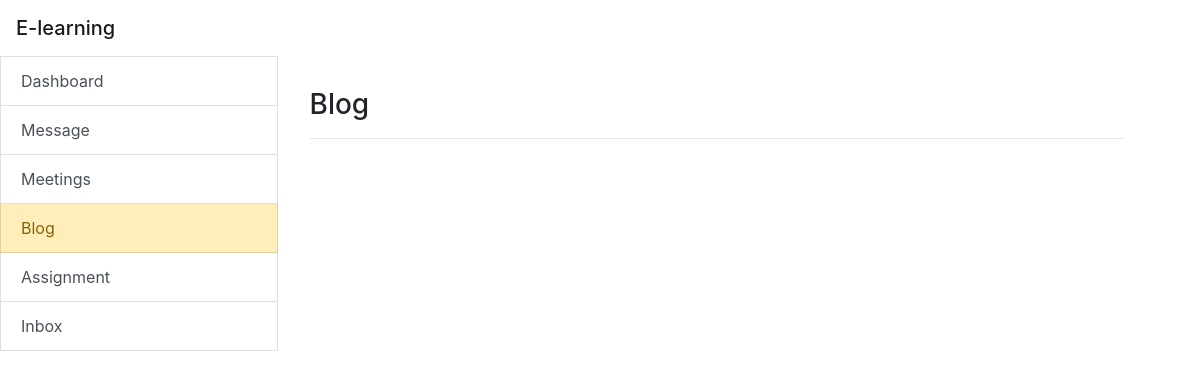
/lecture_blog.php, run on an earlier commit of the app's database.
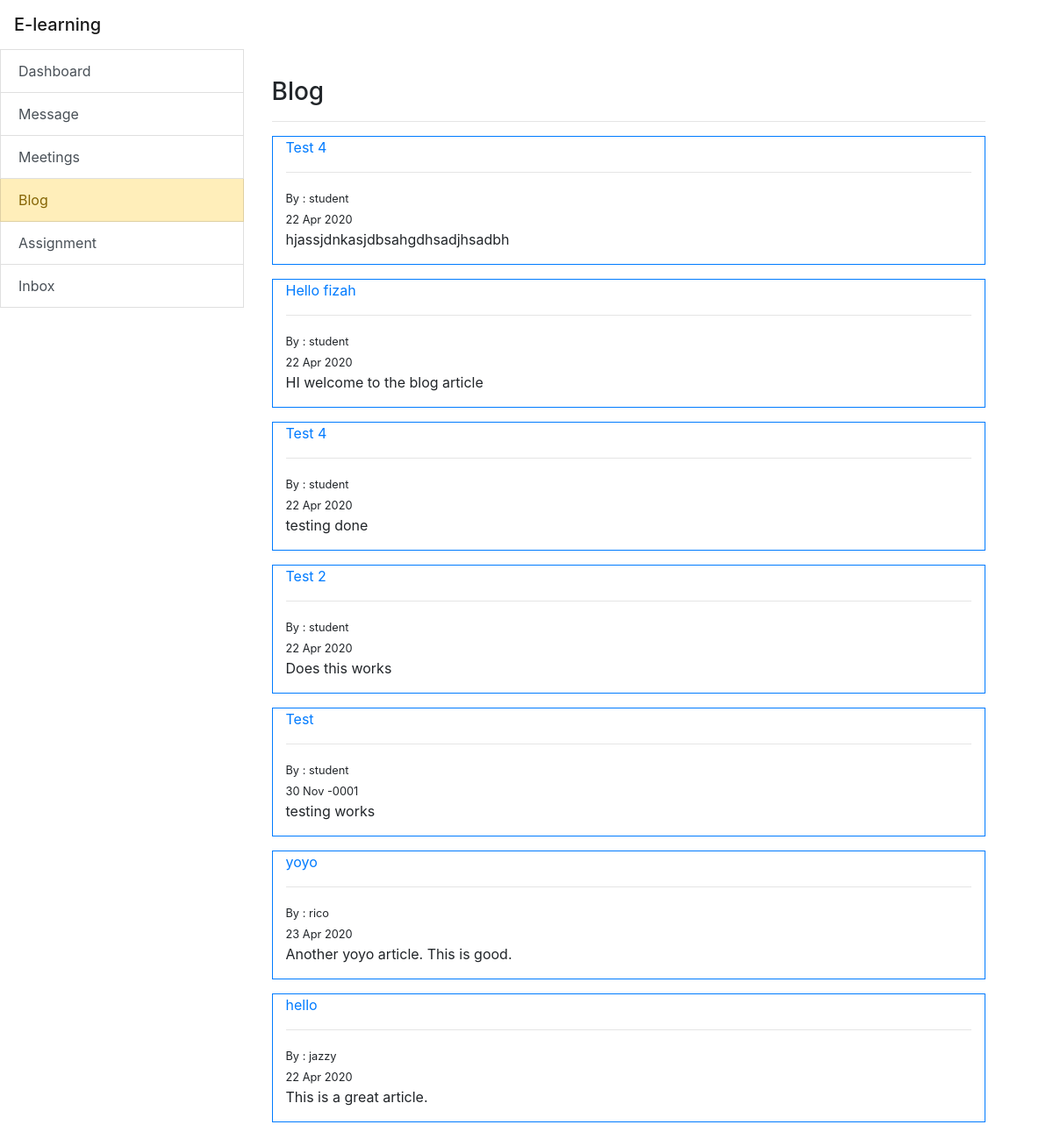
And on a later commit of the database.
### tables this page shows
CREATE TABLE `post` (
  `post_id` int(11) NOT NULL,
  `title` varchar(50) NOT NULL,
  `username` varchar(50) NOT NULL,
  `date` date NOT NULL,
  `content` varchar(225) NOT NULL
);

### include/function.php (called while the page is built, shortened)
<?php
include_once 'database.php';
function query($sql) {
  global $connection;
  return mysqli_query($connection, $sql);
}
function fetch_array($result){
  return mysqli_fetch_array($result);
}
 ?>

### lecture_blog.php (the view, shortened to what this page needs)
<?php
include 'include/header.php';
$sidebar = ['Dashboard','Message','Meetings','Blog','Assignment','Inbox'];
$url = ['Student_dashboard.php','Student_message.php','Student_meeting.php','Student_blog.php','Student_uploads.php','Student_inbox.php'];
?>
<div class="container-fluid row">
	<div class="list-group col-3">
		<?php include 'include/sidebar.php'; ?>
	</div>
	<div class="col-9 p-3 row">
		<div class="container p-3">
			<h3>Blog</h3>
		<hr>
<?php
$query = query("SELECT * FROM post ORDER BY post_id DESC");
 while ($row = fetch_array($query)) {
    $post_id = $row['post_id'];
    $title = $row['title'];
    $username = $row['username'];
    $date = $row['date'];
    $date = strtotime($date);
    $date = date('d M Y', $date);
    $content = $row['content'];
echo "<div class='container border border-primary mb-3'>";
echo "<a href='Lecture_comment_blog.php?pt_id=$post_id '>$title</a>";
echo "<hr>";
echo "<small>By : $username</small>";
echo "<br>";
echo "<small>$date</small>";
echo "<p>$content</p>";
echo "</div>";
 }
 ?>
		</div>
	</div>
</div>
<?php include './include/footer.php'; ?>

### include/sidebar.php
<?php
	foreach ($sidebar as $key => $value) {
		echo "<a href='$url[$key]' class='list-group-item list-group-item-action rounded-0'>$value</a>";
	}
 ?>

What changed in the data, as far as the page shows it:
added post: title "Test 4", username "student", date "22 Apr 2020", content "hjassjdnkasjdbsahgdhsadjhsadbh"
added post: title "Hello fizah", username "student", date "22 Apr 2020", content "HI welcome to the blog article"
added post: title "Test 4", username "student", date "22 Apr 2020", content "testing done"
added post: title "Test 2", username "student", date "22 Apr 2020", content "Does this works"
added post: title "Test", username "student", date "30 Nov -0001", content "testing works"
added post: title "yoyo", username "rico", date "23 Apr 2020", content "Another yoyo article. This is good."
added post: title "hello", username "jazzy", date "22 Apr 2020", content "This is a great article."
